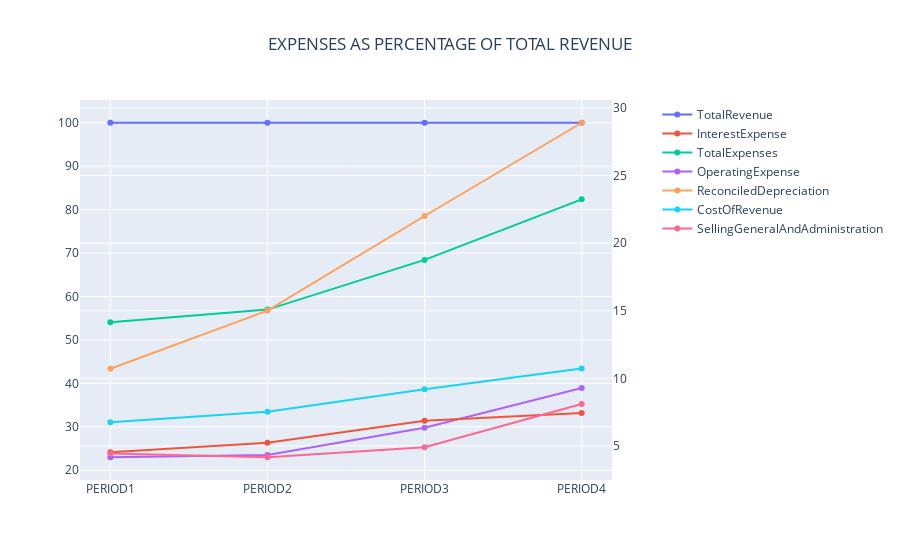

Notebook source saved alongside this figure:
### Code cell
fig1 = make_subplots(specs=[[{"secondary_y": True}]])
fig1.update_layout(title="EXPENSES AS PERCENTAGE OF TOTAL REVENUE (dual axis)", title_x=0.5)

for i in income_stmt_items_exp:
    if i in ['InterestExpense', 'ReconciledDepreciation', 
             'GeneralAndAdministrativeExpense', 'OtherGandA', 
             'SellingAndMarketingExpense', 'SellingGeneralAndAdministration']: 
        sec = True 
    else: 
        sec = False

    fig1.add_trace(
        go.Scatter(y=out_exp.loc[i], x=out_exp.columns, name=i),
        secondary_y=sec,
    )

fig1.show()

### Figure 1 — Plotly figure (JSON) as saved in the notebook; plotly's stock layout.template omitted (floating-point values rounded to 4 significant figures)
{"data": [{"name": "TotalRevenue", "type": "scatter", "x": ["PERIOD1", "PERIOD2", "PERIOD3", "PERIOD4"], "xaxis": "x", "y": [100, 100, 100, 100], "yaxis": "y"}, {"name": "InterestExpense", "type": "scatter", "x": ["PERIOD1", "PERIOD2", "PERIOD3", "PERIOD4"], "xaxis": "x", "y": [4.528, 5.231, 6.867, 7.439], "yaxis": "y2"}, {"name": "TotalExpenses", "type": "scatter", "x": ["PERIOD1", "PERIOD2", "PERIOD3", "PERIOD4"], "xaxis": "x", "y": [54.07, 56.99, 68.43, 82.37], "yaxis": "y"}, {"name": "OperatingExpense", "type": "scatter", "x": ["PERIOD1", "PERIOD2", "PERIOD3", "PERIOD4"], "xaxis": "x", "y": [23.0, 23.53, 29.79, 38.95], "yaxis": "y"}, {"name": "ReconciledDepreciation", "type": "scatter", "x": ["PERIOD1", "PERIOD2", "PERIOD3", "PERIOD4"], "xaxis": "x", "y": [10.71, 15.01, 22.01, 28.91], "yaxis": "y2"}, {"name": "CostOfRevenue", "type": "scatter", "x": ["PERIOD1", "PERIOD2", "PERIOD3", "PERIOD4"], "xaxis": "x", "y": [31.07, 33.45, 38.64, 43.42], "yaxis": "y"}, {"name": "SellingGeneralAndAdministration", "type": "scatter", "x": ["PERIOD1", "PERIOD2", "PERIOD3", "PERIOD4"], "xaxis": "x", "y": [4.445, 4.162, 4.907, 8.1], "yaxis": "y2"}], "layout": {"title": {"text": "EXPENSES AS PERCENTAGE OF TOTAL REVENUE", "x": 0.5}, "xaxis": {"anchor": "y", "domain": [0, 0.94]}, "yaxis": {"anchor": "x", "domain": [0, 1]}, "yaxis2": {"anchor": "x", "overlaying": "y", "side": "right"}}}
